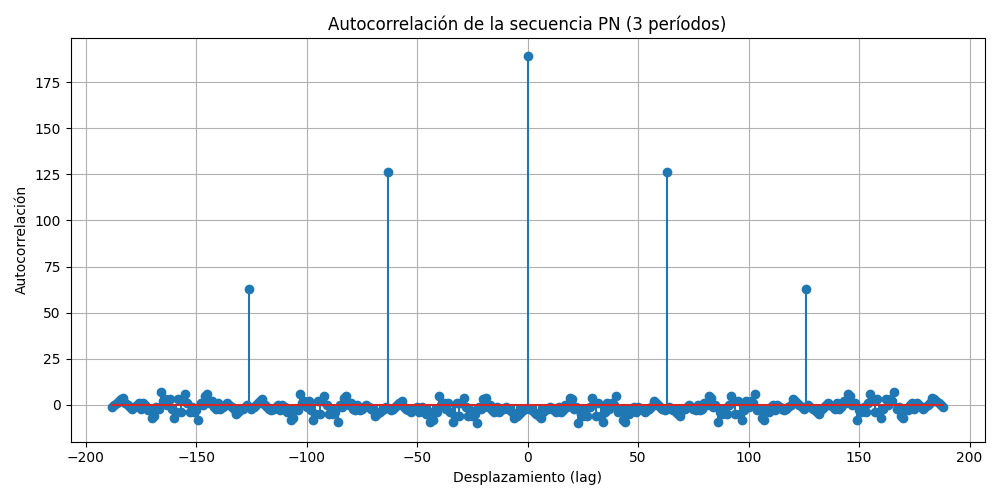

This chart was generated by the following Python code:
import numpy as np
import matplotlib.pyplot as plt

# Leer la secuencia desde el archivo generado
with open('1_pn_sequence.txt', 'r') as f:
    secuencia = list(map(int, f.read().strip().split()))

# Convertir la secuencia de {0,1} a {-1,1} para la autocorrelación
secuencia_bipolar = [2*x - 1 for x in secuencia]

# Repetir la secuencia 3 veces para graficar 3 períodos
secuencia_3periodos = secuencia_bipolar * 3

# Calcular la autocorrelación
autocorr = np.correlate(secuencia_3periodos, secuencia_3periodos, mode='full')
# Centrar el eje x
lags = np.arange(-len(secuencia_3periodos)+1, len(secuencia_3periodos))

# Graficar
plt.figure(figsize=(10,5))
plt.stem(lags, autocorr)
plt.title('Autocorrelación de la secuencia PN (3 períodos)')
plt.xlabel('Desplazamiento (lag)')
plt.ylabel('Autocorrelación')
plt.grid(True)
plt.tight_layout()
plt.savefig('1_autocorrelacion.png')
plt.close()

# Guardar conclusiones en un archivo .txt
with open('1_autocorrelacion.txt', 'w') as f:
    f.write('Se graficó la autocorrelación de la secuencia PN para 3 períodos.\n')
    f.write('La autocorrelación muestra un pico principal en el origen y valores bajos en los demás desplazamientos,\n')
    f.write('lo que es característico de las secuencias PN y las hace útiles para sincronización y espectro ensanchado.\n')
    f.write('Ver gráfico en 1_autocorrelacion.png.\n')

print('Autocorrelación calculada y graficada (ver 1_autocorrelacion.png). Conclusiones guardadas en 1_autocorrelacion.txt.') 